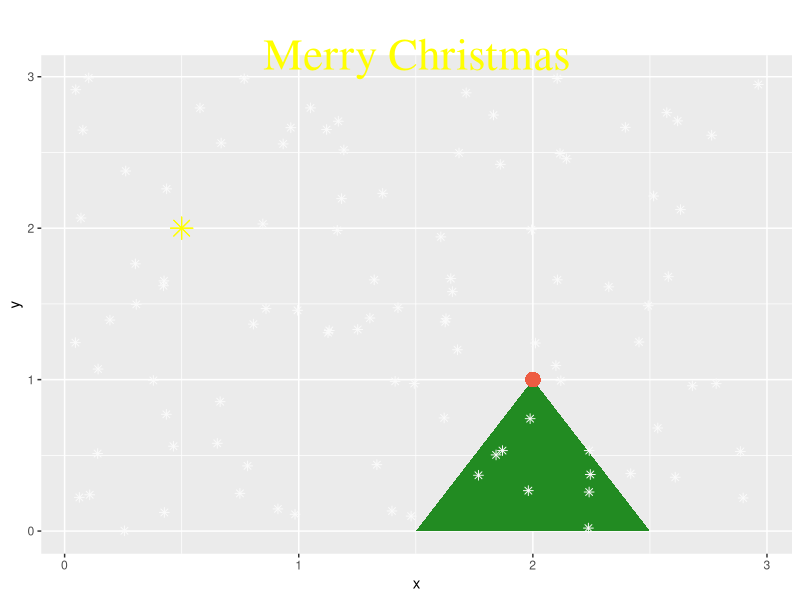

Source code (R):
# Load ggplot2
library(ggplot2)


tree_data <-  data.frame(
  # left point, right point, top point
  x = c(1.5, 2.5, 2),
  y = c(0, 0, 1)
)

set.seed(20241225)
n <- 100

# generates n random numbers drawn from a uniform distribution with a minimum value of 0 and a maximum value of 3
snowflakes <- data.frame(
  x = runif(n, 0, 3),
  y = runif(n, 0, 3)
)

ggplot(tree_data, aes(x = x, y = y)) +
  geom_polygon(fill = "forestgreen") +
  theme(
    plot.background = element_rect(
       fill = "white"
     ),
    plot.title = element_text(color = "yellow", 
                            size = 32, 
                            hjust = 0.5, 
                            vjust = -2, 
                            family = "serif")
  ) +
  labs(
     title = "Merry Christmas"
  ) +
  # Add a star
  geom_point(aes(x = 0.5, y = 2), 
             shape = 8, 
             color = "yellow", 
             size = 5, 
             inherit.aes = FALSE) +
  
  # Add a bauble at the top
  geom_point(aes(x = 2, y = 1), 
             shape = 16, 
             color = "tomato2", 
             size = 5, 
             inherit.aes = FALSE) +
  
  # Add snowflakes
  geom_point(
    data = snowflakes,
    mapping = aes(
      x = x,
      y = y
    ),
    colour = "grey98",
    size = 2,
    shape = 8,
    inherit.aes = FALSE
  )
  
  

